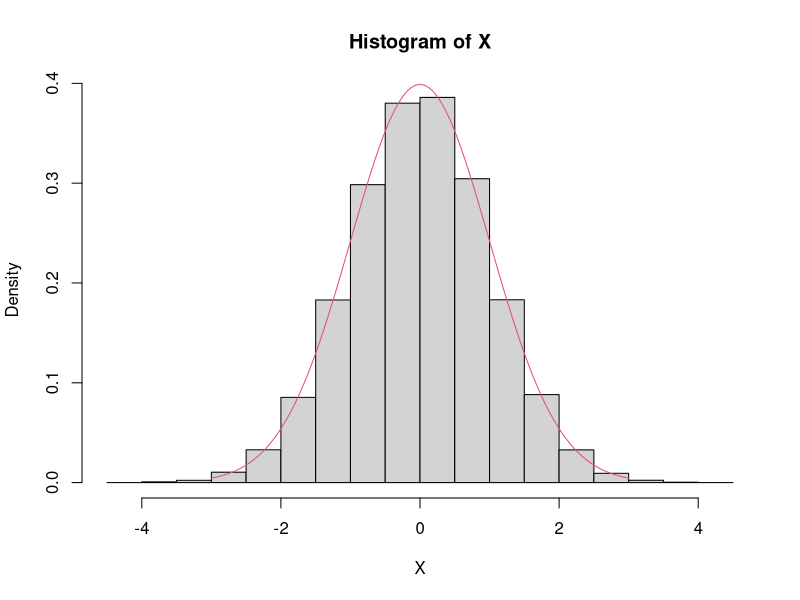
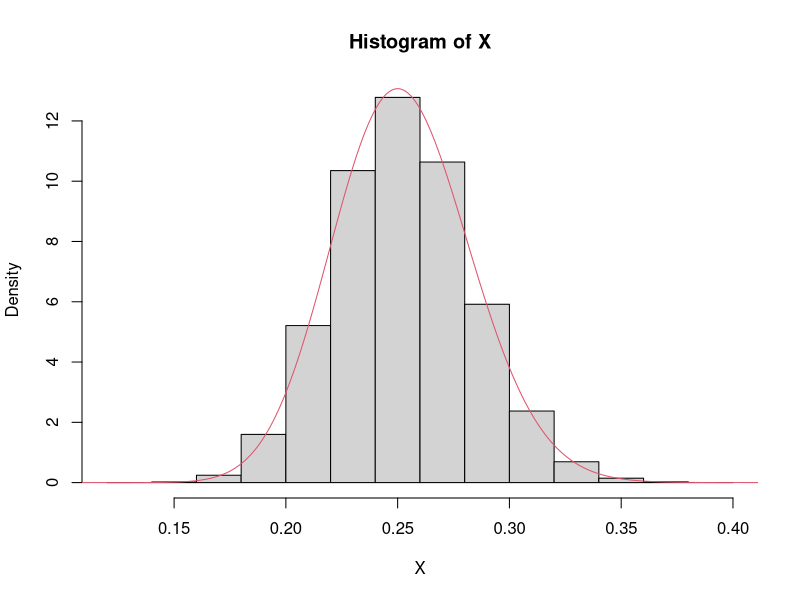

These charts were generated, in order, by the following R code:
## ---- chunk 1
knitr::opts_chunk$set(echo = TRUE)
## ---- chunk 2
U <- runif(10^6)
X <- tan(pi*(U-0.5))
## ---- chunk 3
xx <- c(-10,-5,0,5,10)
sapply(xx,  function(x) sum(X<=x)/length(X) )
pcauchy(xx)
## ---- chunk 4
rg <- function(n){
  Y <- rexp(n,1)
  U <- sample(c(-1,1), n, replace=TRUE)
  return(Y*U)
}
## ---- chunk 5
acceptanceProb <- function(x){
  exp(abs(x) - x^2/2 -1/2)
}
## ---- chunk 6
nacc<-0
X <- c()
while(nacc < 10^5){
  Y <- rg(1)
  if(runif(1)< acceptanceProb(Y)){
    nacc <- nacc+1
    X[nacc] <-Y
  }
}
hist(X, probability=TRUE)
curve(dnorm, -3,3, col=2, add=TRUE)
## ---- chunk 7
Y<- rg(10^6)
p <- acceptanceProb(Y)
accept <- runif(10^6)<=p
X2 <- Y[accept]
length(X2)
## ---- chunk 8
sqrt(pi/(2*exp(1)))
length(X2)/10^6
## ---- chunk 9
phat <- 50/200
M <- phat^{50}*(1-phat)^{150}
## ---- chunk 10
Y <- runif(10^6)
U <- runif(10^6)
keep <- U <= Y^50*(1-Y)^150/M
X <- Y[keep]
## ---- chunk 11
hist(X, probability=TRUE)
xvals <- seq(0,1,0.001)
lines(xvals, dbeta(xvals, shape1=51, shape2=151), col=2)
